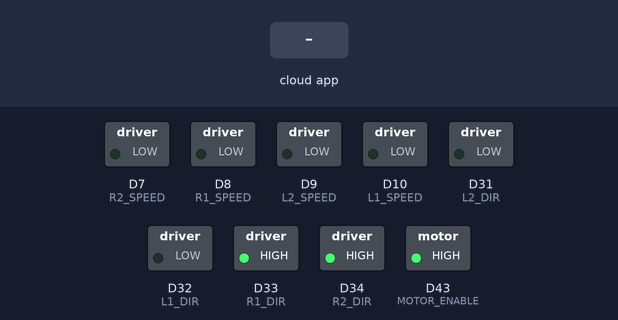
A sketch run on a simulated Arduino Due. Parts: switched loads named in the sketch (green lamp = pin HIGH). The test bench sets the inputs (shaded band). The ROS host is connected and sends only what is stated.

Above: at 8.2 s.
8.3 s: the phone or cloud app sets lwheel_vtarget to -100
At 9.5 s:
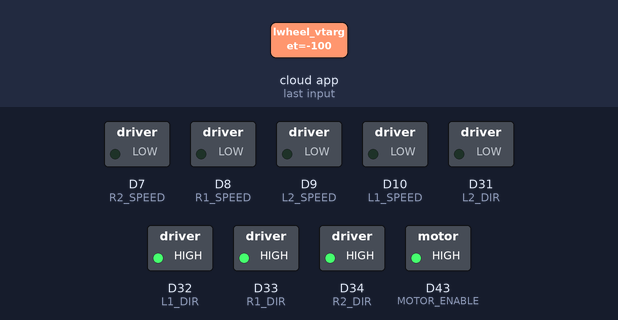
9.8 s: the phone or cloud app sets rwheel_vtarget to 0
At 10.7 s:
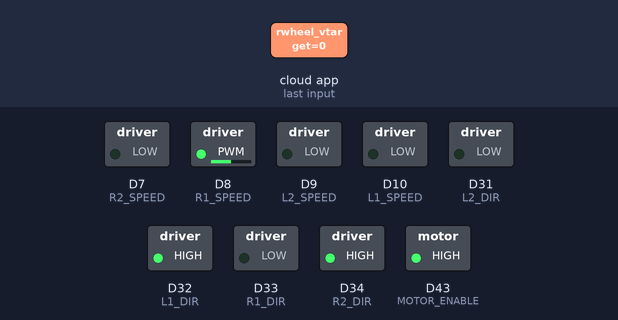
11.3 s: the phone or cloud app sets lwheel_vtarget to 0
At 11.8 s:
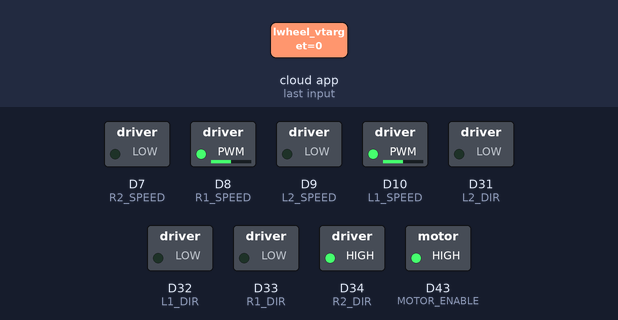
12.8 s: the phone or cloud app sets rwheel_vtarget to -100
At 14.0 s:
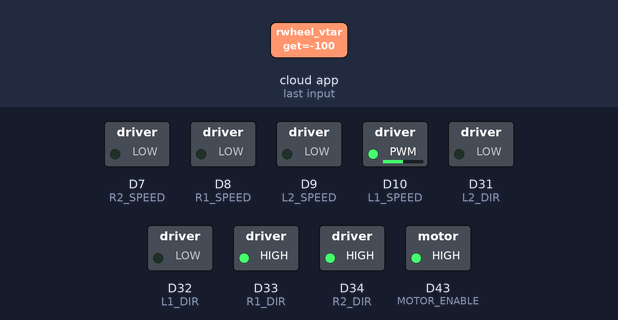
14.3 s: the phone or cloud app sets lwheel_vtarget to 100
At 15.3 s:
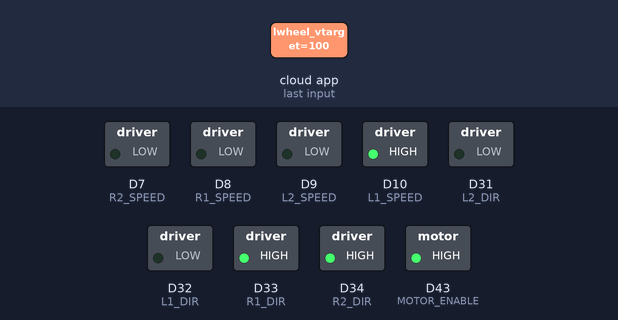
15.8 s: the phone or cloud app sets rwheel_vtarget to 100
At 16.5 s:
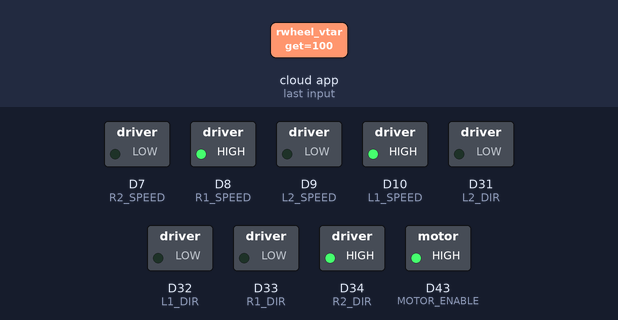
Timing chart, 0 to 18.3 s (numbered marks = the images above; inputs shaded):
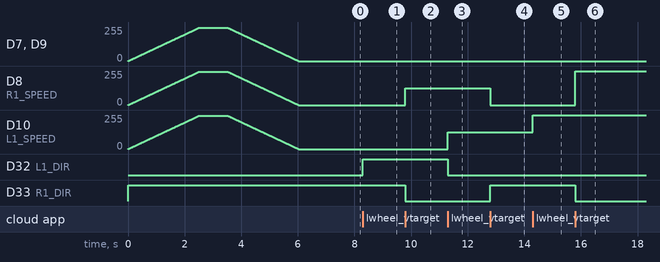

The sketch:

Comms.ino
```cpp
/*
Author: Ahmed Abbas
Aim: Direct ROS commands to the main Teensy
*/

#include <ros.h>
#include <std_msgs/Float32.h>
#include <std_msgs/UInt8.h>


/* Global Variables */
#define R2_SPEED 7
#define R1_SPEED 8
#define L2_SPEED 9
#define L1_SPEED 10

#define R2_DIR 34
#define R1_DIR 33
#define L2_DIR 31
#define L1_DIR 32

#define MOTOR_ENABLE 43

#define FREQUENCY 300000

int dir = 0;

ros::NodeHandle nh;               // ROS Node
std_msgs::Float32 left_speed;     // ROS msg
std_msgs::Float32 right_speed;    // ROS msg
std_msgs::UInt8   cam_toggle;     // ROS msg

void leftWheelCallback(const std_msgs::Float32 & leftwheel){
  // Electrical code here
  digitalWrite(L1_DIR, leftwheel.data < 0);
  analogWrite(L1_SPEED,map(leftwheel.data, -4.5,4.5,0,255));

}


void rightWheelCallback(const std_msgs::Float32 & rightwheel){
  // Electrical code here
    digitalWrite(R1_DIR, rightwheel.data < 0);
    analogWrite(R1_SPEED,map(rightwheel.data, -4.5,4.5,0,255));
}


void toggleCamCallback(const std_msgs::UInt8 &cam){
  // Toggle Camera
  if (cam.data == 1){
    //toggle left --
  }
  else if(cam.data == 2){
    //toggle right ++
  }
}


ros::Subscriber <std_msgs::Float32> leftw_sub("/lwheel_vtarget",leftWheelCallback);
ros::Subscriber <std_msgs::Float32> rightw_sub("/rwheel_vtarget",rightWheelCallback);
ros::Subscriber <std_msgs::UInt8> cam_sub("/toggle_cam",toggleCamCallback);


void setup(){

  nh.initNode();

  nh.subscribe(leftw_sub);
  nh.subscribe(rightw_sub);
  nh.subscribe(cam_sub);

  //pinMode(LED_BUILTIN,OUTPUT);

  setPins();
  setFrequencies();
  testMotors();

}

void loop(){

  nh.spinOnce();

  delay(1);
}
```

Setup.ino
```cpp
void setPins(){
  /* Pin setup */

  pinMode(R2_DIR, OUTPUT);
  pinMode(R1_DIR, OUTPUT);
  pinMode(L2_DIR, OUTPUT);
  pinMode(L1_DIR, OUTPUT);

  pinMode(MOTOR_ENABLE, OUTPUT);

  digitalWrite(MOTOR_ENABLE, HIGH);

  digitalWrite(R2_DIR, LOW);
  digitalWrite(R1_DIR, LOW);
  digitalWrite(L2_DIR, HIGH);
  digitalWrite(L1_DIR, HIGH);

  Serial.begin(9600);

}

void setFrequencies(){
  /* Frequency Setup */

  analogWriteFrequency(R2_SPEED, FREQUENCY);
  analogWriteResolution(8);
  //analogWrite(R2_SPEED, 0);

  analogWriteFrequency(R1_SPEED, FREQUENCY);
  analogWriteResolution(8);
  //analogWrite(R1_SPEED, 0);

  analogWriteFrequency(L2_SPEED, FREQUENCY);
  analogWriteResolution(8);
  //analogWrite(L2_SPEED, 0);

  analogWriteFrequency(L1_SPEED, FREQUENCY);
  analogWriteResolution(8);
  //analogWrite(L1_SPEED, 0);

}


void testMotors(){
  /* test motors */

  /* Change Direction */
  dir = abs(dir-1);
  digitalWrite(R2_DIR, dir);
  digitalWrite(R1_DIR, dir);
  digitalWrite(L2_DIR, abs(dir-1));
  digitalWrite(L1_DIR, abs(dir-1));

   /* Ramp up */
   for(int i = 0; i <= 250; i++){
        analogWrite(R1_SPEED,i);
        analogWrite(L1_SPEED,i);
        analogWrite(R2_SPEED,i);
        analogWrite(L2_SPEED,i);
        delay(10);
    }

    delay(1000);

    /* Ramp down */
    for(int i = 250; i >= 00; i--){
        analogWrite(R1_SPEED,i);
        analogWrite(L1_SPEED,i);
        analogWrite(R2_SPEED,i);
        analogWrite(L2_SPEED,i);
        delay(10);
    }

    delay(1000);

}
```

Measured:
- after the input at 8.3 s, D32 (L1_DIR): LOW → HIGH at once
- after the input at 9.8 s, D8 (R1_SPEED): 0/255 → 127/255 at once; D33 (R1_DIR): HIGH → LOW at once
- after the input at 11.3 s, D10 (L1_SPEED): 0/255 → 127/255 at once; D32 (L1_DIR): HIGH → LOW at once
- after the input at 12.8 s, D8 (R1_SPEED): 127/255 → 0/255 at once; D33 (R1_DIR): LOW → HIGH at once
- after the input at 14.3 s, D10 (L1_SPEED): 127/255 → 255/255 at once
- after the input at 15.8 s, D8 (R1_SPEED): 0/255 → 255/255 at once; D33 (R1_DIR): HIGH → LOW at once
